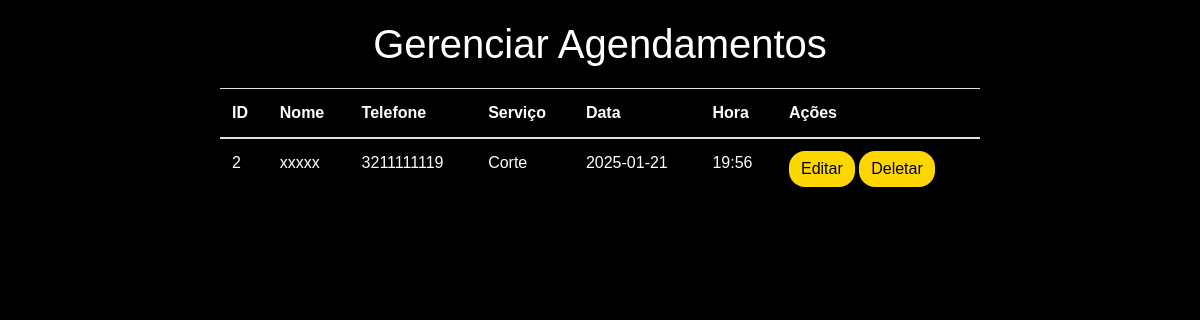
The app's page /admin.php, older data.
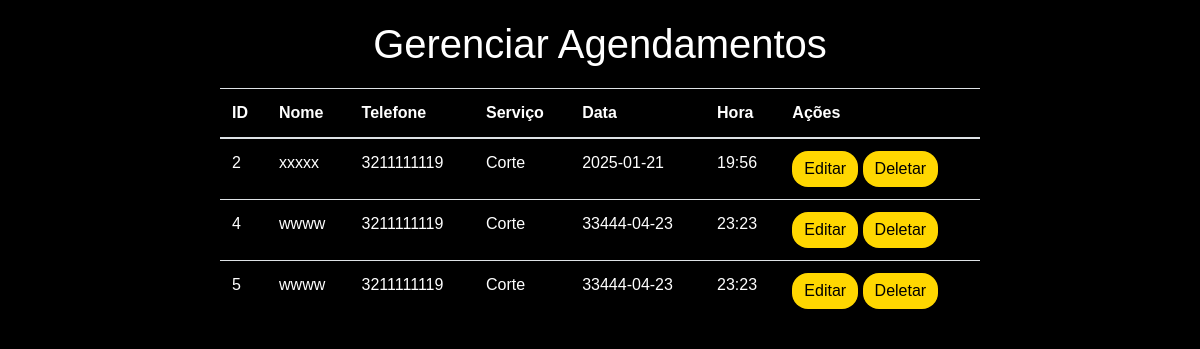
The same page, newer data.
### tables this page shows
CREATE TABLE agendamentos (
                id INTEGER PRIMARY KEY AUTOINCREMENT,
                nome TEXT NOT NULL,
                telefone TEXT NOT NULL,
                data_agendamento DATE NOT NULL,
                horario TIME NOT NULL,
                servico TEXT NOT NULL,
                criado_em TIMESTAMP DEFAULT CURRENT_TIMESTAMP
            );

### admin.php (the view, shortened to what this page needs)
<?php
include 'conexao.php';
try {
    $query = "SELECT * FROM agendamentos ORDER BY data_agendamento, horario";
    $stmt = $db->prepare($query);
    $stmt->execute();
    $agendamentos = $stmt->fetchAll(PDO::FETCH_ASSOC);
} catch (PDOException $e) {
    $message = "Erro ao buscar agendamentos: " . $e->getMessage();
    $agendamentos = [];
}
?>
<!DOCTYPE html>
<html lang="pt-BR">
<head>
    <link rel="stylesheet" href="https://stackpath.bootstrapcdn.com/bootstrap/4.5.2/css/bootstrap.min.css">
</head>
<body>
    <div class="container">
        <h1 class="titulo-principal">Gerenciar Agendamentos</h1>
        <?php if (!empty($agendamentos)): ?>
        <table class="table table-striped">
            <thead>
                <tr>
                    <th>ID</th>
                    <th>Nome</th>
                    <th>Telefone</th>
                    <th>Serviço</th>
                    <th>Data</th>
                    <th>Hora</th>
                    <th>Ações</th>
                </tr>
            </thead>
            <tbody>
                <?php foreach ($agendamentos as $agendamento): ?>
                <tr>
                    <td><?= htmlspecialchars($agendamento['id']) ?></td>
                    <td><?= htmlspecialchars($agendamento['nome']) ?></td>
                    <td><?= htmlspecialchars($agendamento['telefone']) ?></td>
                    <td><?= htmlspecialchars($agendamento['servico']) ?></td>
                    <td><?= htmlspecialchars($agendamento['data_agendamento']) ?></td>
                    <td><?= htmlspecialchars($agendamento['horario']) ?></td>
                    <td>
                        <a href="editar_agendamento.php?id=<?= htmlspecialchars($agendamento['id']) ?>" class="btn btn-custom">Editar</a>
                        <a href="?delete=<?= htmlspecialchars($agendamento['id']) ?>" class="btn btn-custom" onclick="return confirm('Tem certeza que deseja deletar?');">Deletar</a>
                    </td>
                </tr>
                <?php endforeach; ?>
            </tbody>
        </table>
        <?php else: ?>
        <p class="nenhum-agendamento">
            Nenhum agendamento encontrado.
        </p>
        <?php endif; ?>
    </div>
</body>
</html>

### admin.php (style rules this page uses)
body { background-color: #000; color: #fff; font-family: Arial, sans-serif; }
.container { padding: 20px; max-width: 800px; margin: 0 auto; }
.titulo-principal { text-align: center; margin-bottom: 20px; }
.table { margin-bottom: 20px; }
.table th, .table td { color: white; }
.table thead th { background-color: black; }
.table-striped tbody tr:nth-of-type(odd) { background-color: black; }
.table-striped tbody tr:nth-of-type(even) { background-color: black; }
.btn-custom { background-color: #FFD700; color: #000; border: none; border-radius: 16px; transition: background-color 0.3s; }

Row changes from the older to the newer data that the page shows:
added agendamentos: id "4", nome "wwww", telefone "3211111119", servico "Corte", data_agendamento "33444-04-23", horario "23:23"
added agendamentos: id "5", nome "wwww", telefone "3211111119", servico "Corte", data_agendamento "33444-04-23", horario "23:23"
